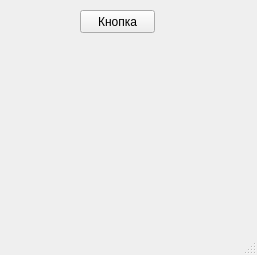
<?xml version="1.0" encoding="UTF-8"?>
<ui version="4.0">
 <class>MainWindow</class>
 <widget class="QMainWindow" name="MainWindow">
  <property name="geometry">
   <rect>
    <x>0</x>
    <y>0</y>
    <width>257</width>
    <height>255</height>
   </rect>
  </property>
  <property name="windowTitle">
   <string>MainWindow</string>
  </property>
  <widget class="QWidget" name="centralwidget">
   <widget class="QPushButton" name="pushButton">
    <property name="geometry">
     <rect>
      <x>80</x>
      <y>10</y>
      <width>75</width>
      <height>23</height>
     </rect>
    </property>
    <property name="text">
     <string>Кнопка</string>
    </property>
   </widget>
   <widget class="QLabel" name="label">
    <property name="geometry">
     <rect>
      <x>30</x>
      <y>40</y>
      <width>181</width>
      <height>161</height>
     </rect>
    </property>
    <property name="text">
     <string/>
    </property>
   </widget>
  </widget>
  <widget class="QMenuBar" name="menubar">
   <property name="geometry">
    <rect>
     <x>0</x>
     <y>0</y>
     <width>257</width>
     <height>21</height>
    </rect>
   </property>
  </widget>
  <widget class="QStatusBar" name="statusbar"/>
 </widget>
 <resources/>
 <connections/>
</ui>
